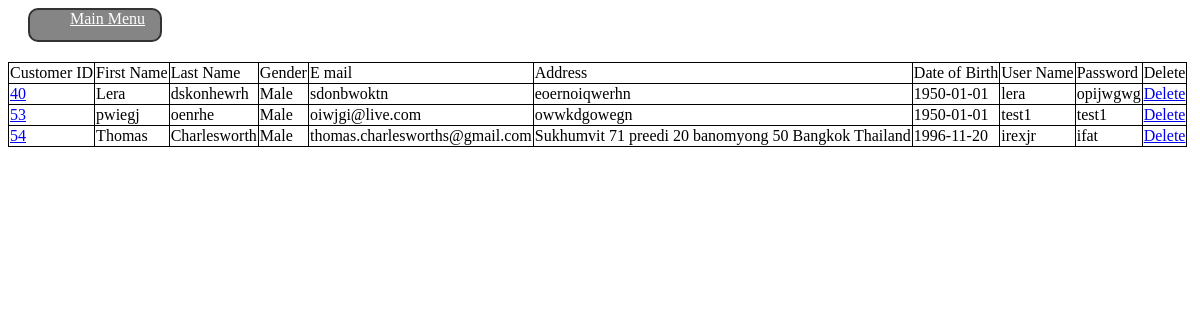
The page /admin/database_connect.php on the database its author committed.
### tables this page shows
CREATE TABLE IF NOT EXISTS `student` (
  `customer_id` bigint(20) NOT NULL AUTO_INCREMENT,
  `first_name` varchar(100) NOT NULL,
  `last_name` varchar(100) NOT NULL,
  `gender` varchar(6) NOT NULL,
  `email` varchar(100) NOT NULL,
  `address` varchar(100) NOT NULL,
  `date_of_birth` date NOT NULL,
  `username` varchar(50) NOT NULL,
  `password` varchar(50) NOT NULL,
  PRIMARY KEY (`customer_id`),
  UNIQUE KEY `email` (`email`),
  UNIQUE KEY `username` (`username`),
  UNIQUE KEY `username_2` (`username`)
);

### admin/database_connect.php (the view, shortened to what this page needs)
<?
	require_once ('myconfig.php');
	require_once ('menu.php');
	$result = $mydb->query("SELECT * FROM student") or die("There is SQL Statement error");
	$i =0;
	while($row = mysqli_fetch_array($result)){
		$data[$i++] = $row;
		}
	$result = $mydb->query("SELECT COUNT(*) FROM student") or die("There is SQL Statement error");
	$i =0;
	while($row = mysqli_fetch_array($result)){
		$countdata[$i++] = $row;
		}
		$totalrecord = $countdata[0][0];
?>
<html>
<head><title></title></head>
<body>
	<table>
	<tr>
		<td>Customer ID</td>
		<td>First Name</td>
		<td>Last Name</td>
		<td>Gender</td>
		<td>E mail</td>
		<td>Address</td>
		<td>Date of Birth</td>
		<td>User Name</td>
		<td>Password</td>
		<td>Delete</td>
	</tr>
		<? for($myrow=0; $myrow <$totalrecord; $myrow++) { ?>
			<tr>
				<td><a href="show_detail.php?mydata=2&anotherdata=ABCDEF&customerid=<?= $data[$myrow]['customer_id'] ?>"><?= $data[$myrow]['customer_id'] ?></a></td>
				<td><?= $data[$myrow]['first_name'] ?></td>
				<td><?= $data[$myrow]['last_name'] ?></td>
				<td><?= $data[$myrow]['gender'] ?></td>
				<td><?= $data[$myrow]['email'] ?></td>
				<td><?= $data[$myrow]['address'] ?></td>
				<td><?= $data[$myrow]['date_of_birth'] ?></td>
				<td><?= $data[$myrow]['username'] ?></td>
				<td><?= $data[$myrow]['password'] ?></td>
				<td><a href="delete.php?customerid=<?= $data[$myrow]['customer_id']?> "onclick="return confirm('Do you really want to delete?')">Delete</a></td>
			</tr>
		<? } ?>
	</table>
</body>
</html>

### admin/database_connect.php (style rules this page uses)
table,th,td { border-collapse:collapse; border:1px solid black; }

### rows shown on the page
student: customer_id "40", first_name "Lera", last_name "dskonhewrh", gender "Male", email "sdonbwoktn", address "eoernoiqwerhn", date_of_birth "1950-01-01", username "lera", password "opijwgwg"
student: customer_id "53", first_name "pwiegj", last_name "oenrhe", gender "Male", email "oiwjgi@live.com", address "owwkdgowegn", date_of_birth "1950-01-01", username "test1", password "test1"
student: customer_id "54", first_name "Thomas", last_name "Charlesworth", gender "Male", email "thomas.charlesworths@gmail.com", address "Sukhumvit 71 preedi 20 banomyong 50 Bangkok Thailand", date_of_birth "1996-11-20", username "irexjr", password "ifat"
